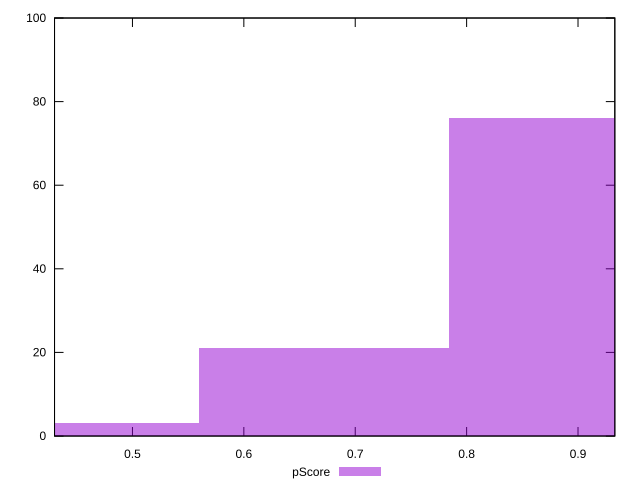

Recreate this plot in gnuplot.
reset

$pScore <<EOF
0.6720337066967103 21
0.8960449422622804 76
0.4480224711311402 3
EOF

set key outside below
set boxwidth 0.2240112355655701
set xrange [0.4300474770857138:0.9330437949867082]
set yrange [0:100]
set trange [0:100]
set style fill transparent solid 0.5 noborder
set terminal svg size 640, 490 enhanced background rgb 'white'
set output "report_00014_2021-02-09T15:56:05.503Z/first-meaningful-paint/samples/pages+cached/pScore/histogram.svg"

plot $pScore title "pScore" with boxes

reset
